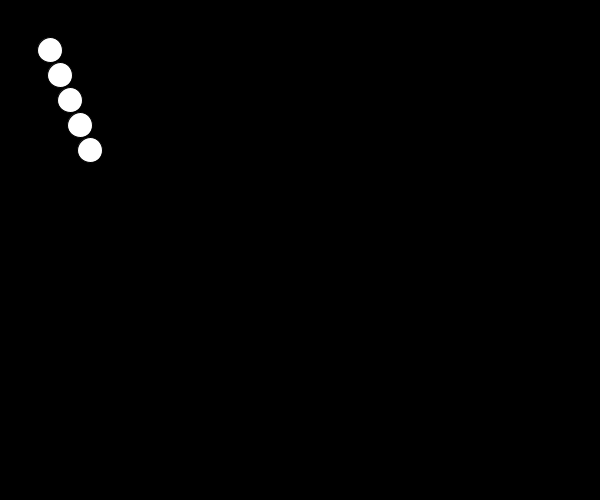
Frame 1 (no input)
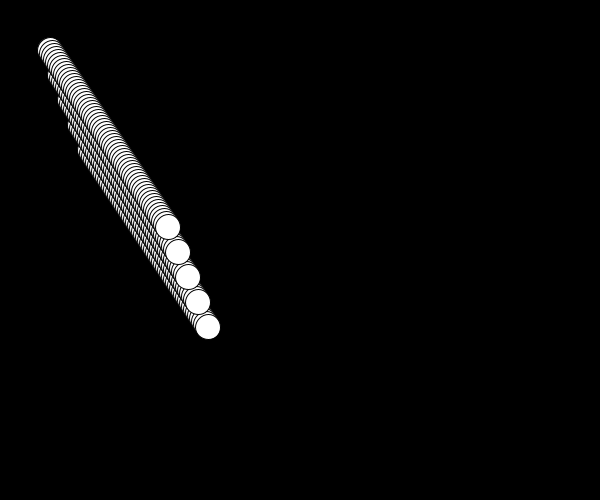
Frame 60 (the mouse pressed at the canvas centre just before this capture)
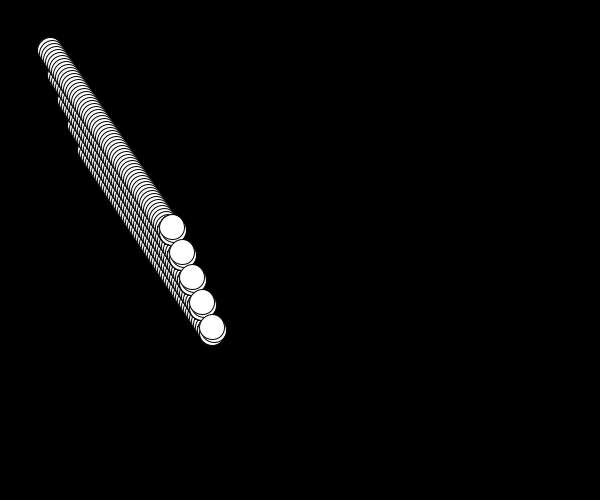
Frame 120 (the mouse held since frame 60 and released just before this capture)

The Processing sketch that drew these frames (run headless with seeded random() and noise(); from frame 60 on, the mouse is pressed at the canvas centre):

// Processing sketch: processing_105646
// ── processing_105646.pde

void setup() {
  size(600, 500);
  background(0);
  frameRate(60);
}

int dx = 2;
int dy = 3;
boolean xDirection;

int x = 50;
int y = 50;

void draw() {

  fill(255);

  for (int i=0; i<5; i++)
    ellipse(x+i*10, y+i*25, 25, 25);

  x = x + dx;
  y = y + dy;

  if (mousePressed) {
    if (xDirection) {
      dx = -dx;
    } else {
      dy = -dy;
    }
    xDirection = !xDirection;
  }
  if (x < 0 || x > 475) {
    dx = -1 * dx;
  }
  if ( y < 0 || y > 475) {
    dy = -1 * dy;
  }
}
